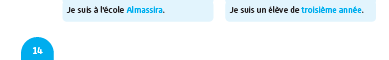
#> input picture scripts/debug_crops/full_bottom.png, 389 x 60 px
$ python -i extract_page_theme.py   (imports and definitions only)
#> lines starting #> are read from the running program, lines starting #| are printed output that depends on the picture; after the words box and inside, x2 and y2 are one past the last pixel; in counts of white or black regions, pixels touching at a corner belong together
import sys
import os
import cv2
import numpy as np
from sklearn.cluster import KMeans
import json

def get_main_page_color(image_path, k=4):
#> called with image_path = 'debug_crops/full_bottom.png', k = 4
    if not os.path.exists(image_path):
        return {"status": "error", "message": "File not found"}

    # Load image
    img = cv2.imread(image_path)
#> img is the input picture: shape (60, 389, 3); mean B, G, R 250.9, 246.1, 234.9
    if img is None:
        return {"status": "error", "message": "Could not read image"}

    img = cv2.cvtColor(img, cv2.COLOR_BGR2RGB)

    # Resize for speed
    img = cv2.resize(img, (400, 400))
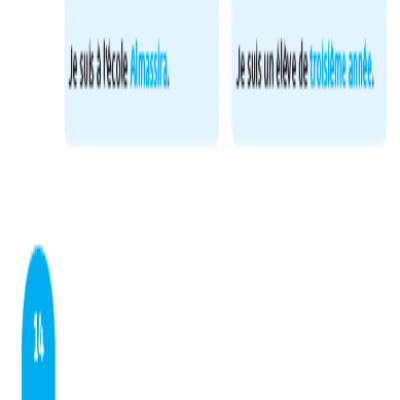
#> img: shape (400, 400, 3); mean R, G, B 234.9, 246.1, 250.9

    # Convert to HSV
    hsv = cv2.cvtColor(img, cv2.COLOR_RGB2HSV)
#> hsv: shape (400, 400, 3); mean H, S, V 32.5, 16.7, 250.9
    h, s, v = cv2.split(hsv)
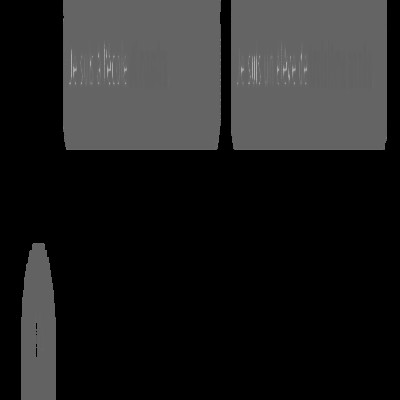
#> h: shape (400, 400); min 0, max 173, mean 32.5
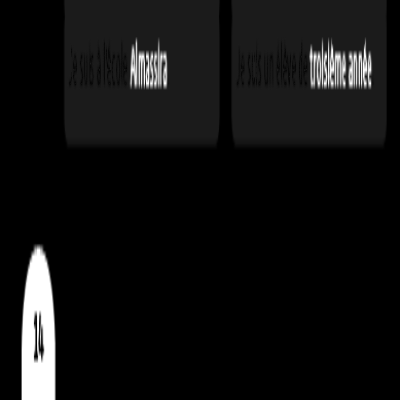
#> s: shape (400, 400); min 0, max 255, mean 16.7
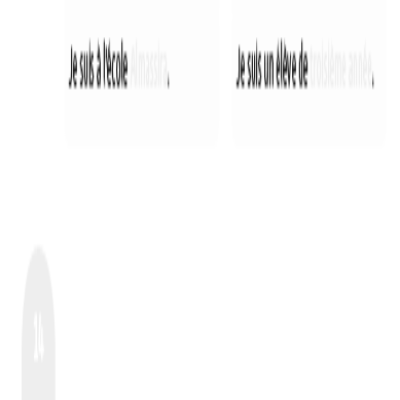
#> v: shape (400, 400); min 35, max 255, mean 250.9

    # Normalize
    s = s / 255.0
    v = v / 255.0

    # --- FILTERS ---
    mask = (
        (s > 0.25) &          # remove low saturation (text, gray)
        (v > 0.15) &          # remove black
        ~((v > 0.9) & (s < 0.2))  # remove white
    )
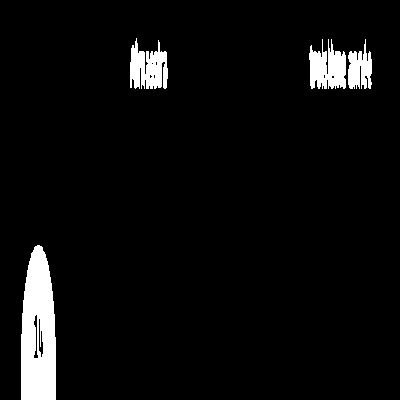
#> mask: shape (400, 400) bool; 4.9% white; 4 white regions, box (x1, y1, x2, y2) and area: (21, 245, 56, 400) 4419, (130, 38, 168, 89) 1300, (309, 39, 346, 89) 1294, (348, 39, 372, 89) 781

    # --- SPATIAL FILTER (keep borders) ---
    h_img, w_img = mask.shape
#> h_img = 400; w_img = 400
    border_mask = np.zeros_like(mask)
    border_mask[:int(0.2*h_img), :] = 1
    border_mask[int(0.8*h_img):, :] = 1
    border_mask[:, :int(0.15*w_img)] = 1
    border_mask[:, int(0.85*w_img):] = 1

    final_mask = mask & border_mask
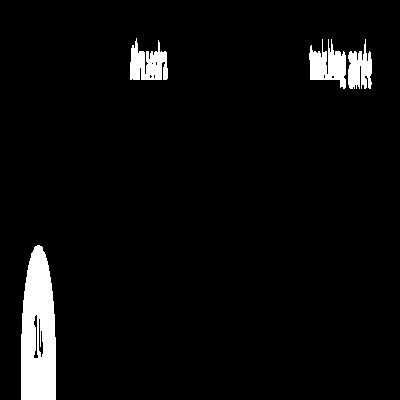
#> final_mask: shape (400, 400) bool; 4.6% white; 4 white regions, box (x1, y1, x2, y2) and area: (21, 245, 56, 400) 4419, (309, 39, 346, 89) 1086, (130, 38, 168, 80) 1044, (348, 39, 372, 89) 781

    # Extract pixels
    pixels = img[final_mask]
    if len(pixels) < 50:
        return {"status": "error", "message": "Not enough valid pixels detected"}

    # --- KMEANS ---
    kmeans = KMeans(n_clusters=k, n_init=10)
    labels = kmeans.fit_predict(pixels)
#> labels = 7330 values, max 3 at index 0, min 0 at index 124, mean 0.952
    centers = kmeans.cluster_centers_

    # Find dominant cluster
    counts = np.bincount(labels)
#> counts = [4079, 820, 1137, 1294]
    dominant = centers[np.argmax(counts)]
#> dominant = [1.98, 173.9, 238.2]

    color_rgb = dominant.astype(int)
#> color_rgb = [1, 173, 238]
    hex_color = '#%02x%02x%02x' % tuple(color_rgb)
#> hex_color = '#01adee'

    return {
        "status": "success",
        "hex": hex_color,
        "rgb": color_rgb.tolist()
    }

# [8 lines not run here, left out]

>>> result = get_main_page_color('debug_crops/full_bottom.png')
#> result = {'status': 'success', 'hex': '#01adee', 'rgb': [1, 173, 238]}
